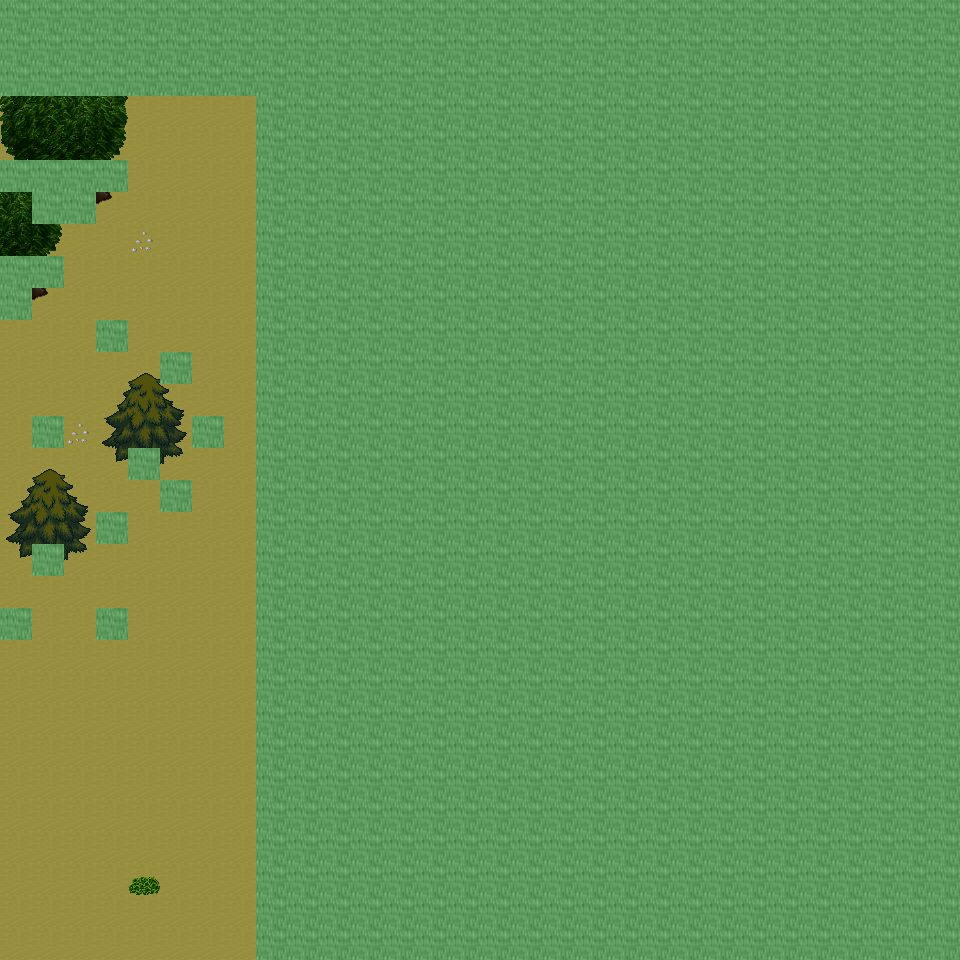

The image is a tile-based game level rendered from a .tmx file. Its description and source (layers, tilesets, objects; grid data summarised) follow:
An orthogonal 30x30 tile map with 32x32 px tiles, 6 tile layers (Ground, Object, Object2, Above, ...), 21 tilesets and 5 objects (5x mapchange).

<map version="1.0" orientation="orthogonal" renderorder="right-down" width="30" height="30" tilewidth="32" tileheight="32" nextobjectid="6">
  <tileset firstgid="1" name="tileset_ground_ground" tilewidth="32" tileheight="32" tilecount="33" columns="3">
    <image source="../drawable/tileset_ground_ground.png" width="96" height="352" />
  </tileset>
  <tileset firstgid="34" name="tileset_ground_ridge_earth_dark" tilewidth="32" tileheight="32" tilecount="96" columns="12">
    <image source="../drawable/tileset_ground_ridge_earth_dark.png" width="384" height="256" />
  </tileset>
  <tileset firstgid="130" name="tileset_logic_collision" tilewidth="32" tileheight="32" tilecount="1" columns="1">
    <image source="../drawable/tileset_logic_collision.png" width="32" height="32" />
  </tileset>
  <tileset firstgid="131" name="tileset_ground_earth_edges" tilewidth="32" tileheight="32" tilecount="18" columns="6">
    <image source="../drawable/tileset_ground_earth_edges.png" width="192" height="96" />
  </tileset>
  <tileset firstgid="149" name="tileset_plant_grasses" tilewidth="32" tileheight="32" tilecount="6" columns="3">
    <image source="../drawable/tileset_plant_grasses.png" width="96" height="64" />
  </tileset>
  <tileset firstgid="155" name="tileset_ground_earth_edges_yellowgreen" tilewidth="32" tileheight="32" tilecount="15" columns="5">
    <image source="../drawable/tileset_ground_earth_edges_yellowgreen.png" width="160" height="96" />
  </tileset>
  <tileset firstgid="170" name="tileset_ground_grass_corners" tilewidth="32" tileheight="32" tilecount="24" columns="6">
    <image source="../drawable/tileset_ground_grass_corners.png" width="192" height="128" />
  </tileset>
  <tileset firstgid="194" name="tileset_plant_tree_tree_darkgreen" tilewidth="32" tileheight="32" tilecount="88" columns="8">
    <image source="../drawable/tileset_plant_tree_tree_darkgreen.png" width="256" height="352" />
  </tileset>
  <tileset firstgid="282" name="tileset_plant_tree_evergreen" tilewidth="32" tileheight="32" tilecount="36" columns="3">
    <image source="../drawable/tileset_plant_tree_evergreen.png" width="96" height="384" />
  </tileset>
  <tileset firstgid="318" name="tileset_plant_bush_various_small" tilewidth="32" tileheight="32" tilecount="9" columns="3">
    <image source="../drawable/tileset_plant_bush_various_small.png" width="96" height="96" />
  </tileset>
  <tileset firstgid="327" name="tileset_plant_bush_bushes" tilewidth="32" tileheight="32" tilecount="10" columns="5">
    <image source="../drawable/tileset_plant_bush_bushes.png" width="160" height="64" />
  </tileset>
  <tileset firstgid="337" name="tileset_building_decoration_rocks" tilewidth="32" tileheight="32" tilecount="6" columns="3">
    <image source="../drawable/tileset_building_decoration_rocks.png" width="96" height="64" />
  </tileset>
  <tileset firstgid="343" name="tileset_ground_stonecircle" tilewidth="32" tileheight="32" tilecount="81" columns="9">
    <image source="../drawable/tileset_ground_stonecircle.png" width="288" height="288" />
  </tileset>
  <tileset firstgid="424" name="tileset_ground_rock_rocks" tilewidth="32" tileheight="32" tilecount="4" columns="2">
    <image source="../drawable/tileset_ground_rock_rocks.png" width="64" height="64" />
  </tileset>
  <tileset firstgid="428" name="tileset_building_decoration_orbpedestal" tilewidth="32" tileheight="32" tilecount="2" columns="1">
    <image source="../drawable/tileset_building_decoration_orbpedestal.png" width="32" height="64" />
  </tileset>
  <tileset firstgid="430" name="tileset_building_house_chalet" tilewidth="32" tileheight="32" tilecount="56" columns="7">
    <image source="../drawable/tileset_building_house_chalet.png" width="224" height="256" />
  </tileset>
  <tileset firstgid="486" name="tileset_building_tower_chalet" tilewidth="32" tileheight="32" tilecount="16" columns="2">
    <image source="../drawable/tileset_building_tower_chalet.png" width="64" height="256" />
  </tileset>
  <tileset firstgid="502" name="tileset_plant_bush_bush_pinks" tilewidth="32" tileheight="32" tilecount="4" columns="2">
    <image source="../drawable/tileset_plant_bush_bush_pinks.png" width="64" height="64" />
  </tileset>
  <tileset firstgid="506" name="tileset_ground_dry_grass" tilewidth="32" tileheight="32" tilecount="54" columns="9">
    <image source="../drawable/tileset_ground_dry_grass.png" width="288" height="192" />
  </tileset>
  <tileset firstgid="560" name="tileset_object_rock_pillars_stone" tilewidth="32" tileheight="32" tilecount="36" columns="6">
    <image source="../drawable/tileset_object_rock_pillars_stone.png" width="192" height="192" />
  </tileset>
  <tileset firstgid="596" name="tileset_building_door_brown_door" tilewidth="32" tileheight="32" tilecount="3" columns="1">
    <image source="../drawable/tileset_building_door_brown_door.png" width="32" height="96" />
  </tileset>
  <layer name="Ground" width="30" height="30">
    <data>[900 cells, 900 non-empty, 2 distinct tile ids]</data>
  </layer>
  <layer name="Object" width="30" height="30">
    <data>[900 cells, 148 non-empty, 31 distinct tile ids]</data>
  </layer>
  <layer name="Object2" width="30" height="30">
    <data>[900 cells, 0 non-empty, 0 distinct tile ids]</data>
  </layer>
  <layer name="Above" width="30" height="30">
    <data>[900 cells, 56 non-empty, 16 distinct tile ids]</data>
  </layer>
  <layer name="Above2" width="30" height="30">
    <data>[900 cells, 27 non-empty, 14 distinct tile ids]</data>
  </layer>
  <layer name="Walkable" width="30" height="30">
    <data>[900 cells, 703 non-empty, 1 distinct tile ids]</data>
  </layer>
  <objectgroup name="MapEvents">
    <object id="1" name="south" type="mapchange" x="0" y="928" width="256" height="32">
      <properties>
        <property name="map" value="0_ados_mountain_n2_w2_x4_y1" />
        <property name="place" value="north" />
      </properties>
    </object>
    <object id="2" name="west" type="mapchange" x="0" y="96" width="32" height="64">
      <properties>
        <property name="map" value="0_ados_mountain_n2_w2_x3_y0" />
        <property name="place" value="east" />
      </properties>
    </object>
    <object id="3" name="west2" type="mapchange" x="0" y="192" width="32" height="64">
      <properties>
        <property name="map" value="0_ados_mountain_n2_w2_x3_y0" />
        <property name="place" value="east2" />
      </properties>
    </object>
    <object id="4" name="west3" type="mapchange" x="0" y="320" width="32" height="288">
      <properties>
        <property name="map" value="0_ados_mountain_n2_w2_x3_y0" />
        <property name="place" value="east3" />
      </properties>
    </object>
    <object id="5" name="west4" type="mapchange" x="0" y="640" width="32" height="320">
      <properties>
        <property name="map" value="0_ados_mountain_n2_w2_x3_y0" />
        <property name="place" value="east4" />
      </properties>
    </object>
  </objectgroup>
</map>
